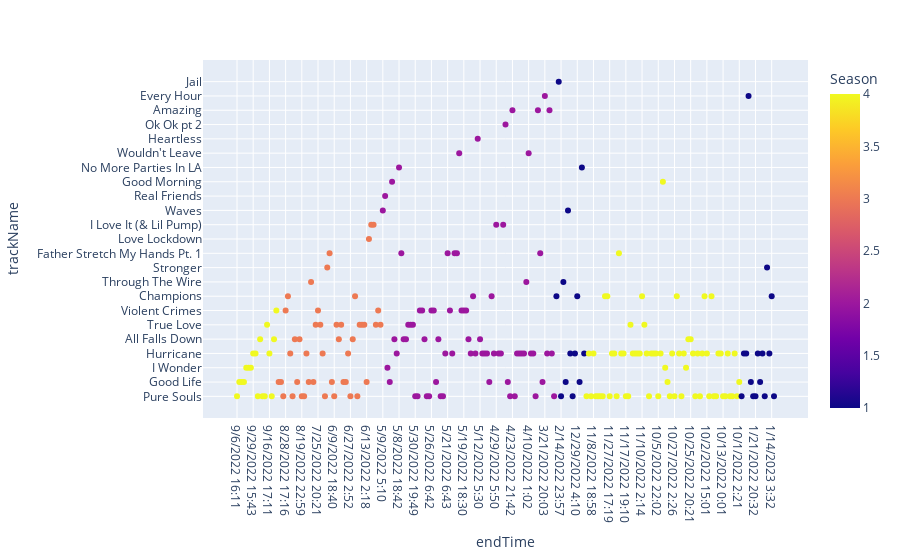

The code cell stored with this chart in its notebook:
### Code cell
fig = px.scatter(test, x='endTime', y='trackName', color='Season')
fig.show()

### Figure 1 — Plotly figure (JSON) as saved in the notebook; plotly's stock layout.template omitted (floating-point values rounded to 4 significant figures; data arrays with more than 128 entries replaced by an {"elided": "..."} marker saying what was removed)
{"data": [{"hovertemplate": "endTime=%{x}<br>trackName=%{y}<br>Season=%{marker.color}<extra></extra>", "legendgroup": "", "marker": {"color": {"elided": "233 int values"}, "coloraxis": "coloraxis", "symbol": "circle"}, "mode": "markers", "name": "", "orientation": "v", "showlegend": false, "type": "scatter", "x": {"elided": "233 str values"}, "xaxis": "x", "y": {"elided": "233 str values"}, "yaxis": "y"}], "layout": {"coloraxis": {"colorbar": {"title": {"text": "Season"}}, "colorscale": [[0, "#0d0887"], [0.1111, "#46039f"], [0.2222, "#7201a8"], [0.3333, "#9c179e"], [0.4444, "#bd3786"], [0.5556, "#d8576b"], [0.6667, "#ed7953"], [0.7778, "#fb9f3a"], [0.8889, "#fdca26"], [1, "#f0f921"]]}, "legend": {"tracegroupgap": 0}, "margin": {"t": 60}, "xaxis": {"anchor": "y", "domain": [0, 1], "title": {"text": "endTime"}}, "yaxis": {"anchor": "x", "domain": [0, 1], "title": {"text": "trackName"}}}}
